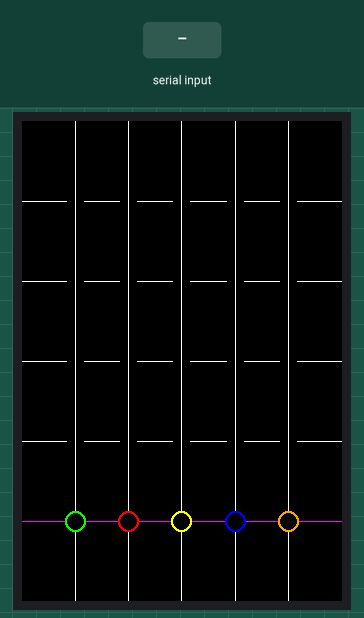
A sketch run on a simulated Arduino Uno, built with avr-gcc and run on an emulated ATmega328P. Shown: 320×480 colour display. The inputs (shaded band) are chosen by the test bench.

Above: at 1.4 s.
1.5 s: "1" received over Serial
At 2.38 s:
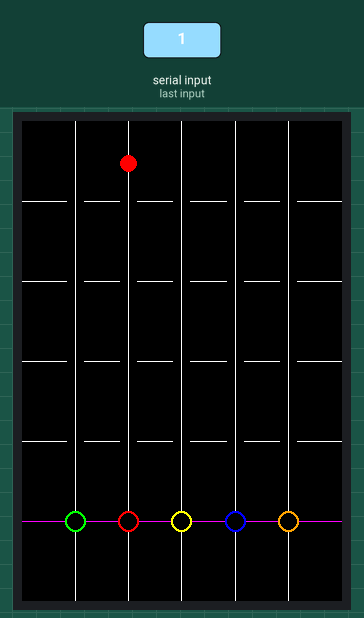
At 2.98 s:
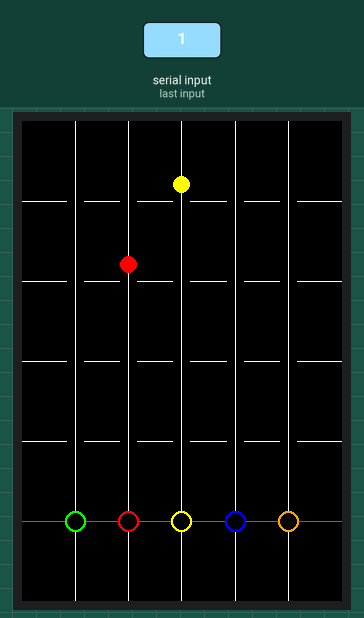
Timing chart, 0 to 4.5 s (numbered marks = the images above; inputs shaded):
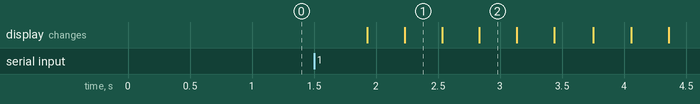

The sketch:

uh-display.ino
```cpp
#include <MCUFRIEND_kbv.h> //MCU_FRIEND_kbv by David Prentice
#include <Adafruit_GFX.h> //Adafruit_GFX by Adafruit
#include "pitches.h" //pitches.h by Mike Putnam

#define LCD_RESET A4
#define LCD_CS A3
#define LCD_CD A2
#define LCD_WR A1
#define LCD_RD A0

#define BLACK   0x0000
#define BLUE    0x001F
#define RED     0xF800
#define GREEN   0x07E0
#define CYAN    0x07FF
#define MAGENTA 0xF81F
#define YELLOW  0xFFE0
#define WHITE   0xFFFF
#define ORANGE  0xFD20

MCUFRIEND_kbv tft;

double displayRiffs[18][10] = {
  { 0, 1, 0, 0, 0, 6, 0, NOTE_F4, 600, 600 },
  { 0, 0, 1, 0, 0, 7, 0, NOTE_G4, 600, 600 },
  { 0, 0, 0, 1, 0, 8, 0, NOTE_GS4, 600, 600 },
  { 0, 0, 0, 0, 1, 9, 0, NOTE_A4, 600, 600 },
  { 0, 0, 0, 1, 0, 10, 0, NOTE_GS4, 600, 600 },
  { 0, 0, 1, 0, 0, 11, 0, NOTE_G4, 600, 600 },
  { 0, 1, 0, 0, 0, 12, 0, NOTE_F4, 600, 600 },
  { 0, 1, 0, 0, 0, 13, 0, NOTE_F4, 600, 600 },

  { 1, 0, 0, 0, 0, 14, 0, NOTE_F4, 600, 600 },
  { 0, 1, 0, 0, 0, 15, 0, NOTE_F4, 600, 600 },
  { 0, 0, 1, 0, 0, 16, 0, NOTE_F4, 600, 600 },
  { 1, 0, 0, 0, 0, 17, 0, NOTE_F4, 600, 600 },
  { 0, 1, 0, 0, 0, 17.25, 0, NOTE_F4, 600, 600 },
  { 0, 0, 1, 0, 0, 17.5, 0, NOTE_F4, 600, 600 },
  { 0, 0, 0, 1, 0, 17.75, 0, NOTE_F4, 600, 600 },
  { 0, 0, 0, 1, 0, 18.25, 0, NOTE_F4, 600, 600 },
  { 1, 0, 0, 0, 0, 18.75, 0, NOTE_F4, 600, 600 },
  { 0, 1, 0, 0, 0, 19, 21, NOTE_F4, 600, 600 }
};

int bpm = 126;
int milliQuarter = round((60000 / (double) bpm));
int startNote = 0;
int noteAmount = sizeof(displayRiffs) / sizeof(displayRiffs[0]);
int notePos;
int notePos2;
unsigned long currentMillis;
unsigned long startOffset;
double milliPixel = (double) milliQuarter / 80;

void setup() {
  Serial.begin(9600);
  tft.reset();
  tft.begin(0x9486);
  tft.fillScreen(BLACK);

  tft.drawLine(0, 80, 320, 80, WHITE);
  tft.drawLine(0, 160, 320, 160, WHITE);
  tft.drawLine(0, 240, 320, 240, WHITE);
  tft.drawLine(0, 320, 320, 320, WHITE);
  tft.drawLine(0, 400, 320, 400, MAGENTA);

  tft.fillCircle(53, 80, 8, BLACK);
  tft.fillCircle(53, 160, 8, BLACK);
  tft.fillCircle(53, 240, 8, BLACK);
  tft.fillCircle(53, 320, 8, BLACK);

  tft.fillCircle(106, 80, 8, BLACK);
  tft.fillCircle(106, 160, 8, BLACK);
  tft.fillCircle(106, 240, 8, BLACK);
  tft.fillCircle(106, 320, 8, BLACK);

  tft.fillCircle(159, 80, 8, BLACK);
  tft.fillCircle(159, 160, 8, BLACK);
  tft.fillCircle(159, 240, 8, BLACK);
  tft.fillCircle(159, 320, 8, BLACK);

  tft.fillCircle(213, 80, 8, BLACK);
  tft.fillCircle(213, 160, 8, BLACK);
  tft.fillCircle(213, 240, 8, BLACK);
  tft.fillCircle(213, 320, 8, BLACK);

  tft.fillCircle(266, 80, 8, BLACK);
  tft.fillCircle(266, 160, 8, BLACK);
  tft.fillCircle(266, 240, 8, BLACK);
  tft.fillCircle(266, 320, 8, BLACK);

  tft.drawLine(53, 0, 53, 480, WHITE);
  tft.drawLine(106, 0, 106, 480, WHITE);
  tft.drawLine(159, 0, 159, 480, WHITE);
  tft.drawLine(213, 0, 213, 480, WHITE);
  tft.drawLine(266, 0, 266, 480, WHITE);

  tft.fillCircle(53, 400, 10, GREEN);
  tft.fillCircle(106, 400, 10, RED);
  tft.fillCircle(159, 400, 10, YELLOW);
  tft.fillCircle(213, 400, 10, BLUE);
  tft.fillCircle(266, 400, 10, ORANGE);

  tft.fillCircle(53, 400, 8, BLACK);
  tft.fillCircle(106, 400, 8, BLACK);
  tft.fillCircle(159, 400, 8, BLACK);
  tft.fillCircle(213, 400, 8, BLACK);
  tft.fillCircle(266, 400, 8, BLACK);

  bool start = true;
  while (start) {
    if (Serial.available() > 0) {
      Serial.read();
      start = false;
    }
  }

  startOffset = millis();
}

void replacePrevious(int x, int i) {
  tft.fillCircle(x, displayRiffs[i][8], 8, BLACK);
  tft.drawLine(x, displayRiffs[i][8] - 8, x, displayRiffs[i][8] + 8, WHITE);
}

void replacePreviousLine(int x, int i) {
  tft.fillRect(x - 3, displayRiffs[i][9] - 6, 7, displayRiffs[i][8] - displayRiffs[i][9] + 6, BLACK);
  tft.drawLine(x, displayRiffs[i][9] - 6, x, displayRiffs[i][8], WHITE);
}

void createLine(int x, int pos1, int pos2, uint16_t color) {
  tft.fillCircle(x, pos1, 8, color);
  tft.fillRect(x - 3, pos2, 7, pos1 - pos2, color);
  tft.fillCircle(x, pos2, 6, color);
  tft.fillRect(x - 6, pos2 - 6, 3, 12, BLACK);
  tft.fillRect(x + 4, pos2 - 6, 3, 12, BLACK);
}

void replaceRiffDots (int x, uint16_t color) {
  tft.fillCircle(x, 400, 10, color);
  tft.fillCircle(x, 400, 8, BLACK);
}

void loop() {
  currentMillis = millis() - startOffset;
  for (int i = startNote; i < noteAmount; i++) {
    notePos = round(((400 - 80 * (double) displayRiffs[i][5]) + (currentMillis / (double) milliPixel)));
    if (displayRiffs[i][6]) {
      notePos2 = round(((400 - 80 * (double) displayRiffs[i][6]) + (currentMillis / (double) milliPixel)));
      if (notePos < -10) {
        i = noteAmount;
      } else if (notePos2 >= 400) {
        startNote++;
        if (displayRiffs[i][0]) { replaceRiffDots(53, GREEN); }
        if (displayRiffs[i][1]) { replaceRiffDots(106, RED); }
        if (displayRiffs[i][2]) { replaceRiffDots(159, YELLOW); }
        if (displayRiffs[i][3]) { replaceRiffDots(213, BLUE); }
        if (displayRiffs[i][4]) { replaceRiffDots(266, ORANGE); }
      } else if (notePos > 400 && notePos2 < 400) {
        displayRiffs[i][8] = 400;
        if (displayRiffs[i][0]) { replacePreviousLine(53, i); createLine(53, 400, notePos2, GREEN); tft.fillCircle(53, 400, 10, GREEN); }
        if (displayRiffs[i][1]) { replacePreviousLine(106, i); createLine(106, 400, notePos2, RED); tft.fillCircle(106, 400, 10, RED); }
        if (displayRiffs[i][2]) { replacePreviousLine(159, i); createLine(159, 400, notePos2, YELLOW); tft.fillCircle(159, 400, 10, YELLOW); }
        if (displayRiffs[i][3]) { replacePreviousLine(213, i); createLine(213, 400, notePos2, BLUE); tft.fillCircle(213, 400, 10, BLUE); }
        if (displayRiffs[i][4]) { replacePreviousLine(266, i); createLine(266, 400, notePos2, ORANGE); tft.fillCircle(266, 400, 10, ORANGE); }
        displayRiffs[i][9] = notePos2;
      } else {
        if (displayRiffs[i][0]) { replacePreviousLine(53, i); replacePrevious(53, i); createLine(53, notePos, notePos2, GREEN); }
        if (displayRiffs[i][1]) { replacePreviousLine(106, i); replacePrevious(106, i); createLine(106, notePos, notePos2, RED); }
        if (displayRiffs[i][2]) { replacePreviousLine(159, i); replacePrevious(159, i); createLine(159, notePos, notePos2, YELLOW); }
        if (displayRiffs[i][3]) { replacePreviousLine(213, i); replacePrevious(213, i); createLine(213, notePos, notePos2, BLUE); }
        if (displayRiffs[i][4]) { replacePreviousLine(266, i); replacePrevious(266, i); createLine(266, notePos, notePos2, ORANGE); }
        displayRiffs[i][8] = notePos;
        displayRiffs[i][9] = notePos2;
      }
    } else {
      if (notePos < -10) {
        i = noteAmount;
      } else if (notePos > 400) {
        startNote++;
        if (displayRiffs[i][0]) { replacePrevious(53, i); replaceRiffDots(53, GREEN); }
        if (displayRiffs[i][1]) { replacePrevious(106, i); replaceRiffDots(106, RED); }
        if (displayRiffs[i][2]) { replacePrevious(159, i); replaceRiffDots(159, YELLOW); }
        if (displayRiffs[i][3]) { replacePrevious(213, i); replaceRiffDots(213, BLUE); }
        if (displayRiffs[i][4]) { replacePrevious(266, i); replaceRiffDots(266, ORANGE); }
      } else {
        if (displayRiffs[i][0]) { replacePrevious(53, i); tft.fillCircle(53, notePos, 8, GREEN); }
        if (displayRiffs[i][1]) { replacePrevious(106, i); tft.fillCircle(106, notePos, 8, RED); }
        if (displayRiffs[i][2]) { replacePrevious(159, i); tft.fillCircle(159, notePos, 8, YELLOW); }
        if (displayRiffs[i][3]) { replacePrevious(213, i); tft.fillCircle(213, notePos, 8, BLUE); }
        if (displayRiffs[i][4]) { replacePrevious(266, i); tft.fillCircle(266, notePos, 8, ORANGE); }
        displayRiffs[i][8] = notePos;
      }
    }
  }
}
```

Measured:
- after the input at 1.5 s, the display: first changes after 0.43 s (image 1 shows a later state)
